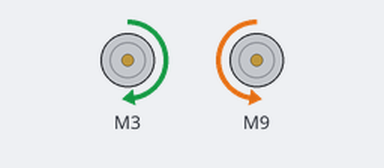
A sketch run on a simulated Arduino Uno, built with avr-gcc and run on an emulated ATmega328P. Parts: 2 × DC motor (green arrow = forward, orange = backward, longer = faster).

Above: at 0.5 s.
At 1.5 s:
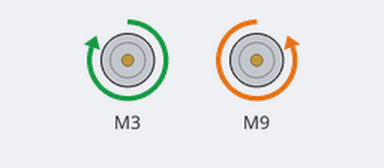
At 3.5 s:
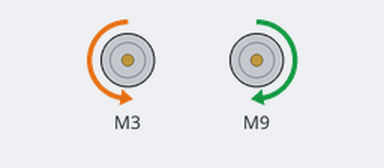
At 5.5 s:
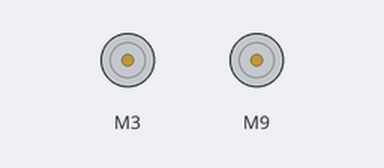
Timing chart, 0 to 7.8 s (numbered marks = the images above):
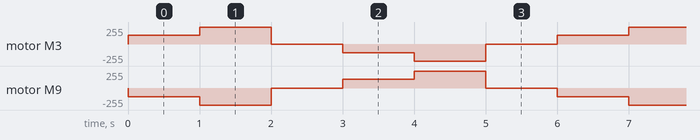

Measured:
- by itself, motor M3: repeats every 6.0 s: forward 255/255 1.0 s, stopped 1.0 s, backward 128/255 1.0 s, backward 255/255 1.0 s, stopped 1.0 s, forward 128/255 1.0 s
- by itself, motor M9: repeats every 6.0 s: backward 255/255 1.0 s, stopped 1.0 s, forward 128/255 1.0 s, forward 255/255 1.0 s, stopped 1.0 s, backward 128/255 1.0 s

The sketch:

motor_drive.ino
```cpp
#include "CytronMotorDriver.h"


// Configure the motor driver.
CytronMD motor1(PWM_PWM, 3, 4);   // PWM 1A = Pin 3, PWM 1B = Pin 4.
CytronMD motor2(PWM_PWM, 9, 10); // PWM 2A = Pin 9, PWM 2B = Pin 10.


// The setup routine runs once when you press reset.
void setup() {

}


// The loop routine runs over and over again forever.
void loop() {
  motor1.setSpeed(128);   // Motor 1 runs forward at 50% speed.
  motor2.setSpeed(-128);  // Motor 2 runs backward at 50% speed.
  delay(1000);

  motor1.setSpeed(255);   // Motor 1 runs forward at full speed.
  motor2.setSpeed(-255);  // Motor 2 runs backward at full speed.
  delay(1000);

  motor1.setSpeed(0);     // Motor 1 stops.
  motor2.setSpeed(0);     // Motor 2 stops.
  delay(1000);

  motor1.setSpeed(-128);  // Motor 1 runs backward at 50% speed.
  motor2.setSpeed(128);   // Motor 2 runs forward at 50% speed.
  delay(1000);

  motor1.setSpeed(-255);  // Motor 1 runs backward at full speed.
  motor2.setSpeed(255);   // Motor 2 runs forward at full speed.
  delay(1000);

  motor1.setSpeed(0);     // Motor 1 stops.
  motor2.setSpeed(0);     // Motor 2 stops.
  delay(1000);
}
```
